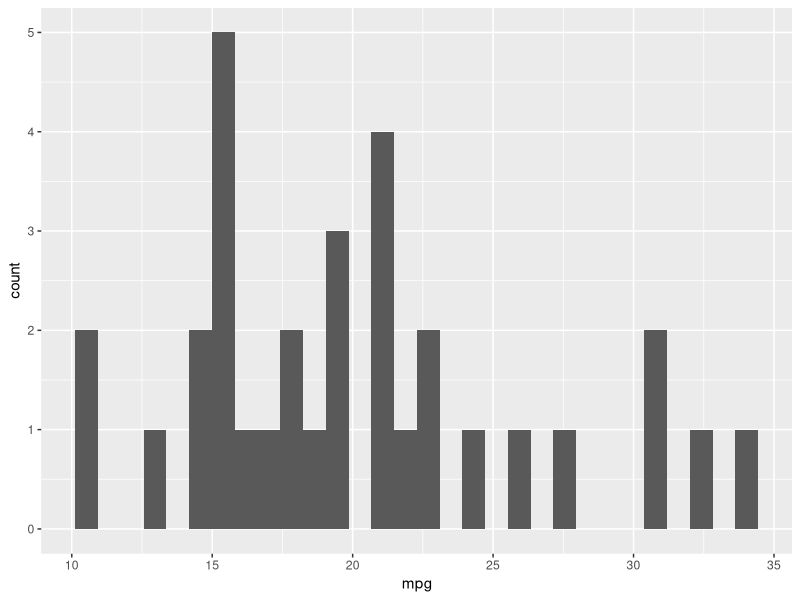
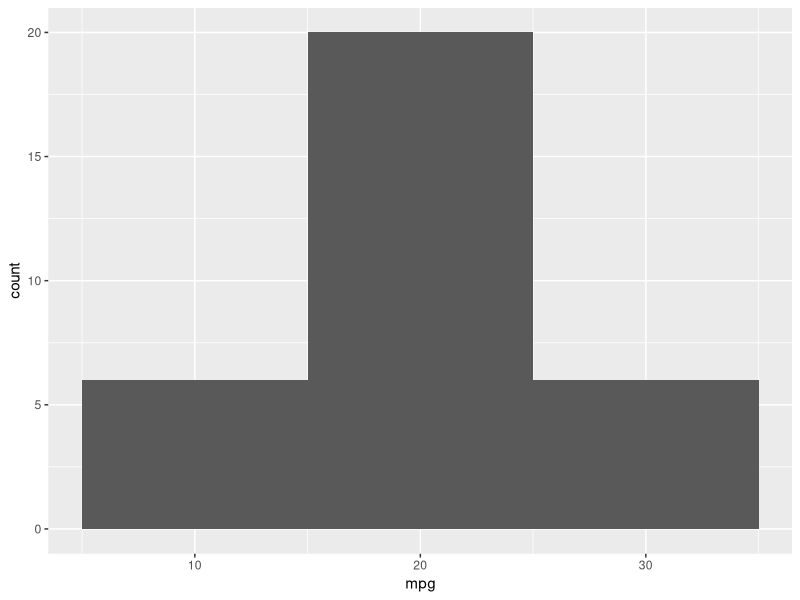
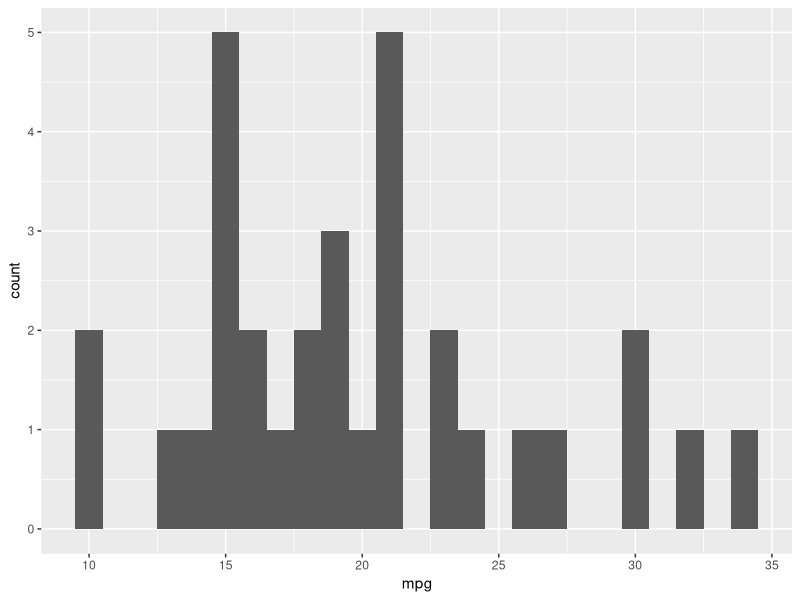
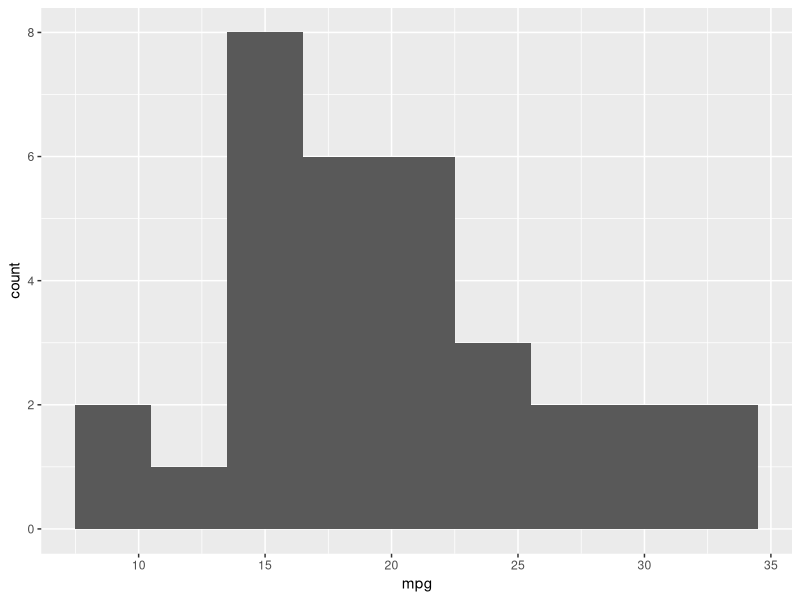
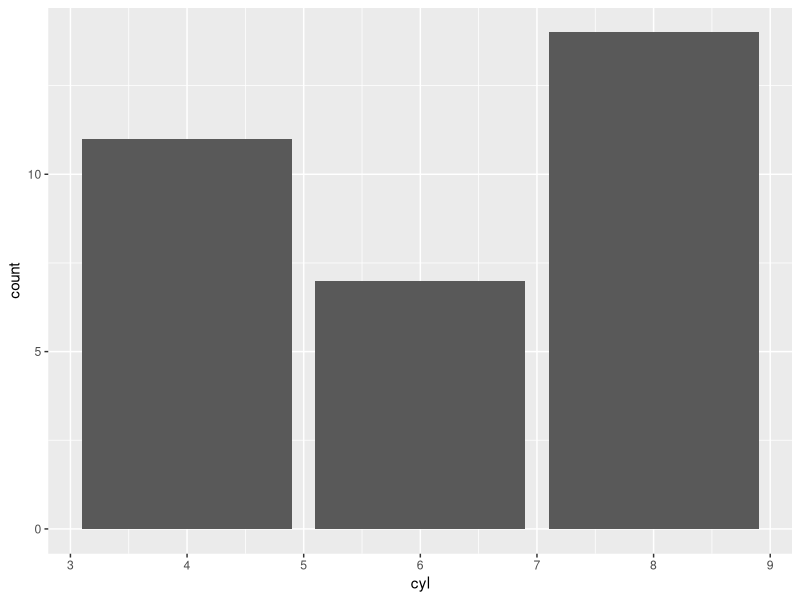
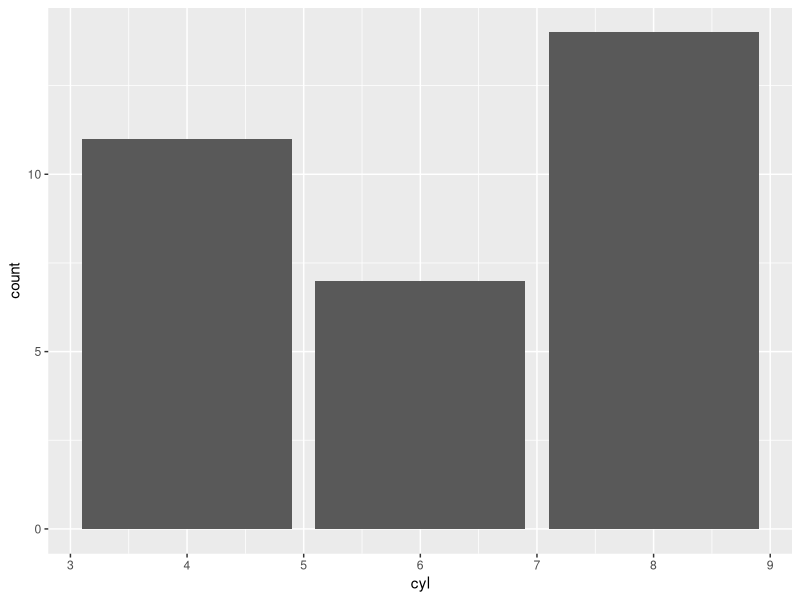
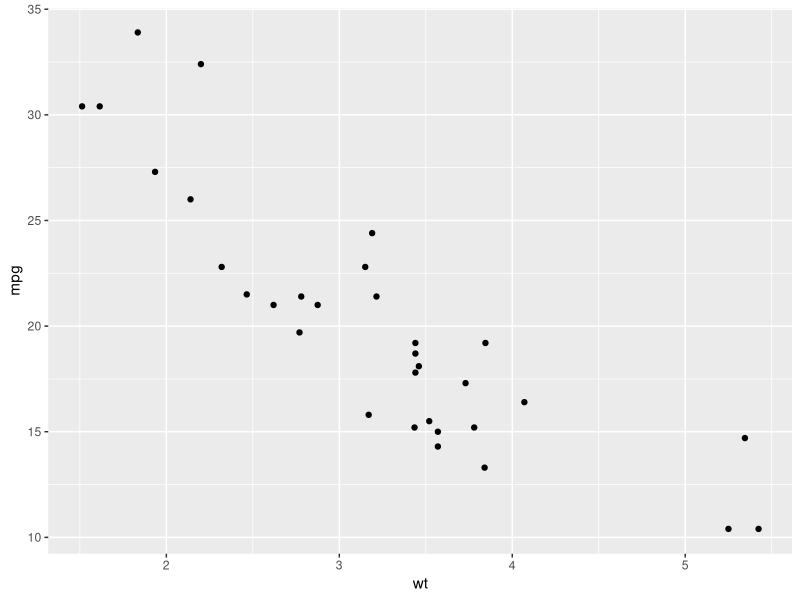
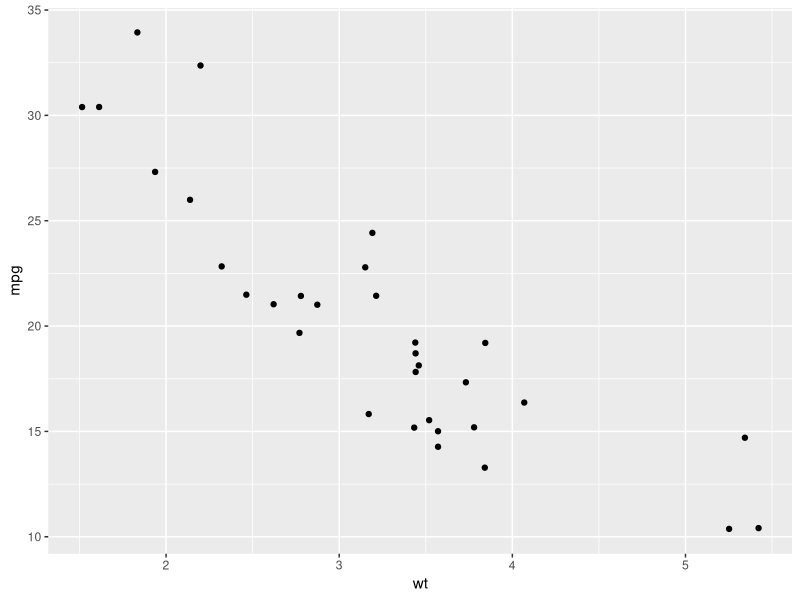

Write R code to recreate these figures, in order.
#load ggplot2
library(ggplot2)

#load the dataset
data("mtcars")

#histogram
ggplot(mtcars, aes(mpg)) + 
  geom_histogram()

ggplot(mtcars, aes(mpg)) + 
  geom_histogram(binwidth  = 10)

ggplot(mtcars, aes(mpg)) + 
  geom_histogram(binwidth = 1)

ggplot(mtcars, aes(mpg)) + 
  geom_histogram(binwidth = 3)

#bar chart
ggplot(mtcars, aes(cyl)) +
  geom_bar()

ggplot(mtcars, aes(cyl)) +
  geom_histogram(stat = "count")

#scatterplot and jitter
ggplot(mtcars, aes(wt, mpg)) +
  geom_point()

ggplot(mtcars, aes(wt, mpg)) +
  geom_jitter()

#boxplot
ggplot(mtcars, aes(cyl, mpg)) + 
  geom_boxplot()

ggplot(mtcars, aes(as.factor(cyl), mpg)) +
  geom_boxplot()